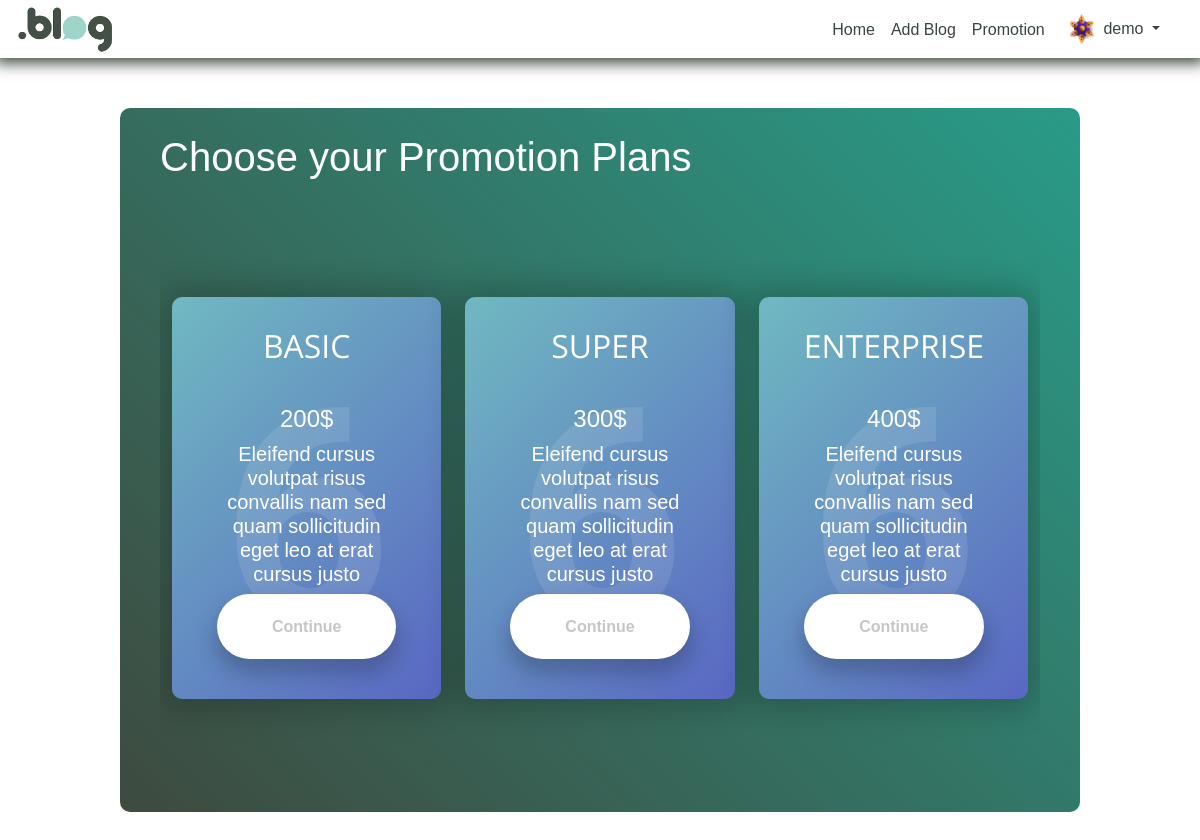
Page /promotion_plans.php (signed in) on the committed database.
### tables this page shows
CREATE TABLE `users` (
  `user_id` int(11) NOT NULL,
  `name` varchar(100) NOT NULL,
  `email` varchar(100) NOT NULL,
  `password` varchar(100) NOT NULL,
  `user_type` enum('client','admin') NOT NULL DEFAULT 'client',
  `image` varchar(100) DEFAULT NULL
);

CREATE TABLE `promotion_package` (
  `package_id` int(11) NOT NULL,
  `name` varchar(50) NOT NULL,
  `price` varchar(10) NOT NULL,
  `description` varchar(200) NOT NULL
);

### promotion_plans.php (the view, shortened to what this page needs)
<?php
include "./navbar_dash.php";
?>
<div id="main-container">
    <div class="container">
        <h1>Choose your Promotion Plans</h1>
        <section class="boxes row ">
            <?php $query = "SELECT * FROM promotion_package";
            $result = mysqli_query($conn, $query);
            while ($row = mysqli_fetch_assoc($result)) {
            ?>
                <div class="col-4 my-2 ">
                    <div class="box blue">
                        <div class="number-bg">6</div>
                        <div class="box-content">
                            <h2> <?= $row["name"] ?></h2>
                            <h4> <?= $row["price"] ?></h4>
                            <h5> <?= $row["description"] ?></h5><a class="button" href="javascript:void(0)"> <span>Continue</span><i class="material-icons"></i></a>
                        </div>
                    </div>
                </div>
            <?php
            }
            ?>
        </section>
    </div>
</div>

### navbar_dash.php (shortened to what this page needs)
<!DOCTYPE html>
<html lang="en">
<head>
  <link href="https://cdn.jsdelivr.net/npm/bootstrap@5.3.1/dist/css/bootstrap.min.css" rel="stylesheet"
>
  <link rel="stylesheet" href="./vendor/css/style.css">
  <link rel="stylesheet"
    href="https://cdnjs.cloudflare.com/ajax/libs/line-awesome/1.3.0/line-awesome/css/line-awesome.min.css"
 />
  <link rel="stylesheet" href="./vendor/css/main.css">
  <link rel="stylesheet" href="./vendor/swiper/swiper-bundle.min.css">
  <link href="./lib/css/bootstrap-icons/bootstrap-icons.css" rel="stylesheet">
</head>
<?php
include "connection.php";
$user_id = $_SESSION["user_id"];
$query = "SELECT * FROM Users WHERE user_id='$user_id'";
$runquery = mysqli_query($conn, $query);
$row = mysqli_fetch_assoc($runquery);
$name = $row["name"];
?>
<body>
  <header class="p-1 header_nav">
    <div class="container-fluid">
      <div class="d-flex flex-wrap align-items-center justify-content-center justify-content-lg-start">
        <a href="./dashboard.php" class="d-flex align-items-center mb-2 mb-lg-0 text-white text-decoration-none">
          <img src="./assets/site_logo.png" alt="logo" height="50">
        </a>
        <ul class="nav col-12 col-lg-auto me-2 mb-2 justify-content-center mb-md-0 ms-auto ">
          <li><a href="./dashboard.php" class="nav-link px-2 mt-1 ">Home</a></li>
          <li><a href="./add_blog.php" class="nav-link px-2 mt-1">Add Blog</a></li>
          <li><a href="./promotion_plans.php" class="nav-link px-2 mt-1">Promotion </a></li>
          <li class="nav-item dropdown pe-3">
            <a class="nav-link nav-profile d-flex align-items-center pe-0" href="#" data-bs-toggle="dropdown">
              <img src="<?= $row["image"] ?>" alt="Profile" class="rounded-circle" height="30">
              <span class="d-none d-md-block dropdown-toggle ps-2">
                <?= $name ?>
              </span>
            </a>
          </li>
        </ul>
      </div>
    </div>
  </header>
</body>
</html>

### rows in the picture
users: image (picture), name "demo"
promotion_package: name "BASIC", price "200$", description "Eleifend cursus volutpat risus convallis nam sed quam sollicitudin eget leo at erat cursus justo"
promotion_package: name "SUPER", price "300$", description "Eleifend cursus volutpat risus convallis nam sed quam sollicitudin eget leo at erat cursus justo"
promotion_package: name "ENTERPRISE", price "400$", description "Eleifend cursus volutpat risus convallis nam sed quam sollicitudin eget leo at erat cursus justo"
